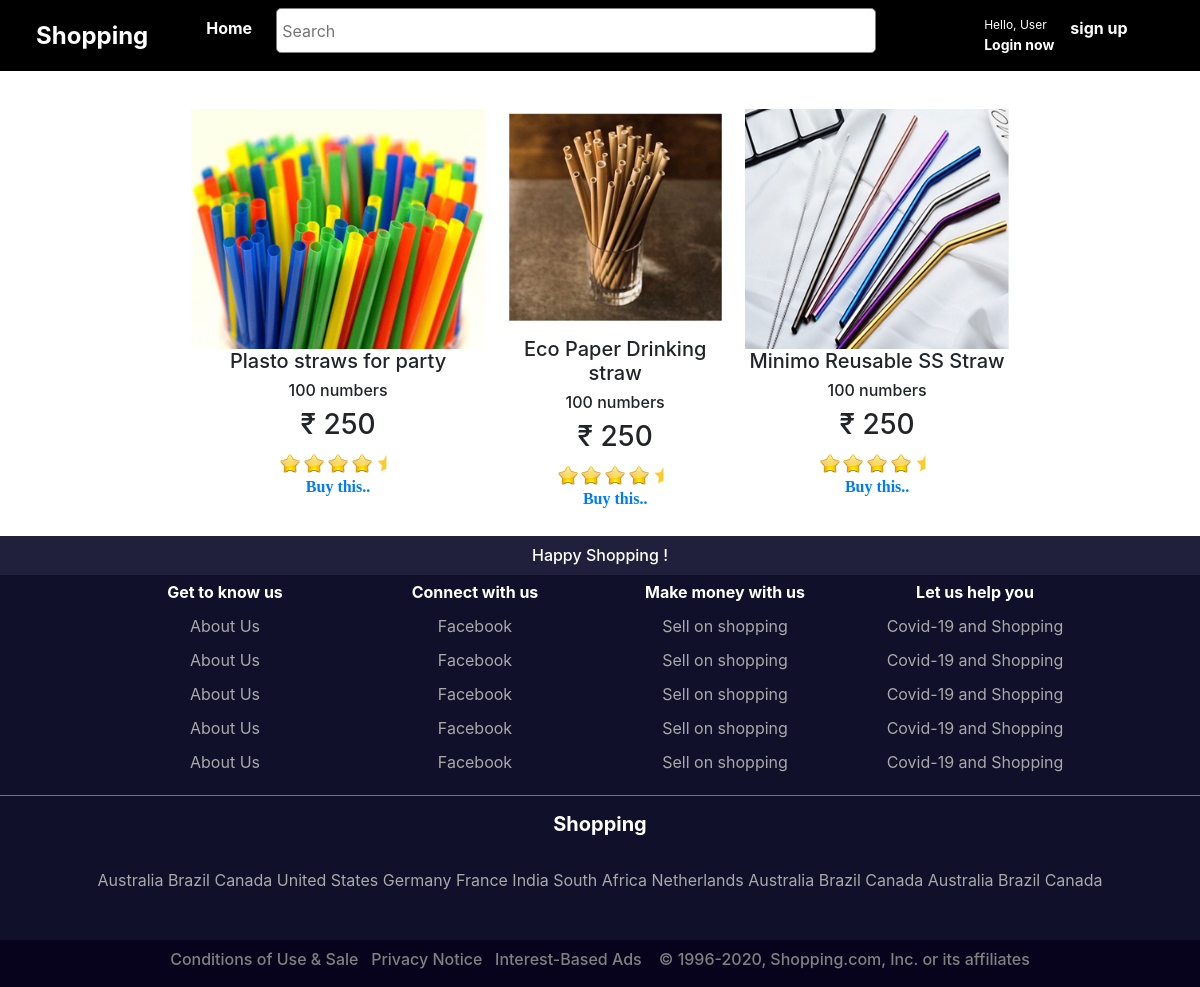
/straws, run on the app's committed database.
### bookings/models.py (models this page shows, shortened)
class Product(models.Model):
    name = models.CharField(max_length=100,default='')
    poster = models.ImageField(upload_to = 'movie_posters',blank=True)
    description = models.CharField(max_length=1000,default='')
    rating = models.FloatField(default=4.5)
    basic_price = models.IntegerField(default=100)
    offer = models.BooleanField(default=False)
    offer_description = models.CharField(max_length=2000,default='',blank=True)
    language_CHOICES = [
    ('Suitcase', 'Suitcase'),
    ('Straws', 'Straws'),
    ('Plates', 'Plates'),
      ('Pen', 'Pen'),
    ('Towel', 'Towel'),
    ('Brush', 'Brush'),
    ]
    column_CHOICES = [
    ('1', '1'),
    ('2', '2'),
    ('3', '3'),
    ]
    Type = models.CharField(choices = language_CHOICES,max_length=100, default='')
    column_number = models.CharField(choices = column_CHOICES,max_length=100, default='')

### bookings/views.py (the view)
# urls.py: path('straws',views.strawHome.as_view(),name='straw'),
class strawHome(ListView):
    template_name = 'strawhome.html'
    model = models.Product
    context_object_name = 'movie'
    queryset = models.Product.objects.order_by('-id').reverse()

### templates/strawhome.html (shortened to what this page needs)
{% extends 'base.html' %}
{% load static %}
{% block body_block %}
<div class="container" style="padding:20px;">
<center>
<table>
  <thead>
    {% for i in movie %}
    {% if i.Type == "Straws" %}
    <th>
      <img src="{{i.poster.url}}" alt="" style="height: 15rem;">
    <br>
    <h5>{{i.name}}</h5>
    <h6>{{i.description}}</h6>
    <h3>₹ {{i.basic_price}}</h3>
    <img class="card-img-top" src="{% static 'images/star.ico' %}" style="width:20px;" alt="Card image cap">
    <img class="card-img-top" src="{% static 'images/star.ico' %}" style="width:20px;" alt="Card image cap">
    <img class="card-img-top" src="{% static 'images/star.ico' %}" style="width:20px;" alt="Card image cap">
    <img class="card-img-top" src="{% static 'images/star.ico' %}" style="width:20px;" alt="Card image cap">
    <img class="card-img-top" src="{% static 'images/halfstar.png' %}" style="width:20px;" alt="Card image cap">
    <br>
    <a href="{% url 'bookings:product_details' pk=i.pk%}" style="font-family: calibri;">Buy this..</a>
    </th>
    {% endif %}
    {% endfor %}
  </thead>
</table>
</center>
</div>
{% endblock %}

### templates/base.html (style rules this page uses)
body { background-color:rgb(235, 229, 229); }
td,th { padding:5px; width:250px; text-align: center; }

### templates/strawhome.html (style rules this page uses)
body { background-color: white; }

### data on the page
Product: poster (picture), name "Plasto straws for party", description "100 numbers", basic_price "250"
Product: poster (picture), name "Eco Paper Drinking straw", description "100 numbers", basic_price "250"
Product: poster (picture), name "Minimo Reusable SS Straw", description "100 numbers", basic_price "250"
